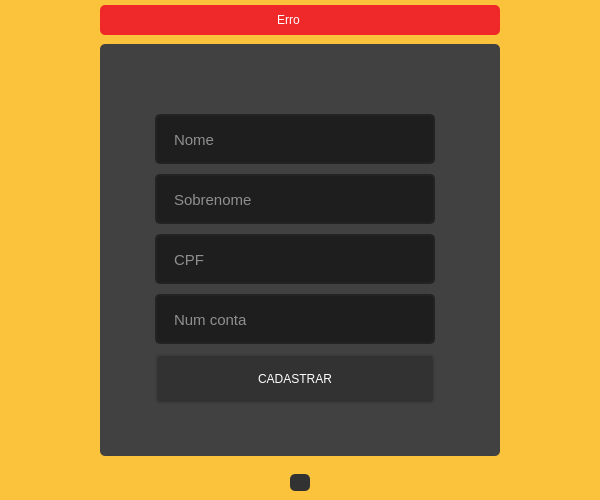
<?xml version="1.0" encoding="UTF-8"?>
<ui version="4.0">
 <class>MainWindow</class>
 <widget class="QMainWindow" name="MainWindow">
  <property name="geometry">
   <rect>
    <x>0</x>
    <y>0</y>
    <width>600</width>
    <height>500</height>
   </rect>
  </property>
  <property name="minimumSize">
   <size>
    <width>600</width>
    <height>500</height>
   </size>
  </property>
  <property name="windowTitle">
   <string>Register</string>
  </property>
  <property name="windowIcon">
   <iconset resource="file_rc.qrc">
    <normaloff>:/Icon/src/img/icon.ico</normaloff>:/Icon/src/img/icon.ico</iconset>
  </property>
  <property name="styleSheet">
   <string notr="true">background-color: rgb(251, 195, 60);</string>
  </property>
  <widget class="QWidget" name="centralwidget">
   <layout class="QVBoxLayout" name="verticalLayout">
    <property name="spacing">
     <number>0</number>
    </property>
    <property name="leftMargin">
     <number>0</number>
    </property>
    <property name="topMargin">
     <number>0</number>
    </property>
    <property name="rightMargin">
     <number>0</number>
    </property>
    <property name="bottomMargin">
     <number>0</number>
    </property>
    <item>
     <widget class="QFrame" name="frame_topbar">
      <property name="maximumSize">
       <size>
        <width>16777215</width>
        <height>35</height>
       </size>
      </property>
      <property name="styleSheet">
       <string notr="true"/>
      </property>
      <property name="frameShape">
       <enum>QFrame::NoFrame</enum>
      </property>
      <property name="frameShadow">
       <enum>QFrame::Raised</enum>
      </property>
      <layout class="QHBoxLayout" name="horizontalLayout_2">
       <property name="spacing">
        <number>0</number>
       </property>
       <property name="leftMargin">
        <number>0</number>
       </property>
       <property name="topMargin">
        <number>5</number>
       </property>
       <property name="rightMargin">
        <number>0</number>
       </property>
       <property name="bottomMargin">
        <number>0</number>
       </property>
       <item>
        <widget class="QFrame" name="frame_erro">
         <property name="maximumSize">
          <size>
           <width>400</width>
           <height>16777215</height>
          </size>
         </property>
         <property name="styleSheet">
          <string notr="true">background-color: rgb(239, 41, 41);
border-radius: 5px;

</string>
         </property>
         <property name="frameShape">
          <enum>QFrame::StyledPanel</enum>
         </property>
         <property name="frameShadow">
          <enum>QFrame::Raised</enum>
         </property>
         <layout class="QHBoxLayout" name="horizontalLayout_3">
          <property name="spacing">
           <number>3</number>
          </property>
          <property name="leftMargin">
           <number>10</number>
          </property>
          <property name="topMargin">
           <number>3</number>
          </property>
          <property name="rightMargin">
           <number>10</number>
          </property>
          <property name="bottomMargin">
           <number>3</number>
          </property>
          <item>
           <widget class="QLabel" name="label_erro">
            <property name="styleSheet">
             <string notr="true">color:white;</string>
            </property>
            <property name="text">
             <string>Erro</string>
            </property>
            <property name="alignment">
             <set>Qt::AlignCenter</set>
            </property>
           </widget>
          </item>
          <item>
           <widget class="QPushButton" name="btn_x">
            <property name="maximumSize">
             <size>
              <width>20</width>
              <height>20</height>
             </size>
            </property>
            <property name="styleSheet">
             <string notr="true">QPushButton{
	border-radius: 5px;
	background-image: url(:/Close_image/src/img/cil-x.png);
	background-position: center;
}

QPushButton:hover{
	color: rgb(238, 238, 236);
	background-color: rgb(50, 50, 50);
}

QPushButton:pressed{
	color: rgb(238, 238, 236);
	background-color: rgb(35, 35, 35);
}</string>
            </property>
            <property name="text">
             <string/>
            </property>
           </widget>
          </item>
         </layout>
        </widget>
       </item>
      </layout>
     </widget>
    </item>
    <item>
     <widget class="QFrame" name="frame_content">
      <property name="styleSheet">
       <string notr="true"/>
      </property>
      <property name="frameShape">
       <enum>QFrame::NoFrame</enum>
      </property>
      <property name="frameShadow">
       <enum>QFrame::Raised</enum>
      </property>
      <layout class="QHBoxLayout" name="horizontalLayout">
       <item>
        <widget class="QFrame" name="frame_center">
         <property name="minimumSize">
          <size>
           <width>0</width>
           <height>0</height>
          </size>
         </property>
         <property name="maximumSize">
          <size>
           <width>400</width>
           <height>500</height>
          </size>
         </property>
         <property name="styleSheet">
          <string notr="true">QFrame{
	background-color: rgb(65, 65, 65);
	border-radius: 5px;
}
</string>
         </property>
         <property name="frameShape">
          <enum>QFrame::NoFrame</enum>
         </property>
         <property name="frameShadow">
          <enum>QFrame::Raised</enum>
         </property>
         <widget class="QLineEdit" name="in_surname">
          <property name="geometry">
           <rect>
            <x>55</x>
            <y>130</y>
            <width>280</width>
            <height>50</height>
           </rect>
          </property>
          <property name="font">
           <font>
            <pointsize>11</pointsize>
           </font>
          </property>
          <property name="styleSheet">
           <string notr="true">QLineEdit{
	background-color: rgb(30,30,30);
	border: 2px solid rgb(35, 35, 35);
	border-radius: 5px;
	padding: 15px;
	color: rgb(255, 255, 255);
}
QLineEdit:hover{
	border: 2px solid rgb(55, 55, 55);
}
QLineEdit:focus{
	border: 2px solid rgb(251, 195, 60);
}


</string>
          </property>
          <property name="maxLength">
           <number>11</number>
          </property>
          <property name="placeholderText">
           <string>Sobrenome</string>
          </property>
         </widget>
         <widget class="QPushButton" name="btn_login">
          <property name="geometry">
           <rect>
            <x>55</x>
            <y>310</y>
            <width>280</width>
            <height>50</height>
           </rect>
          </property>
          <property name="styleSheet">
           <string notr="true">QPushButton{
	background-color: rgb(50, 50, 50);
	border: 2px solid rgb(60,60,60);
	border-radius: 5px;
	color: white;
}
QPushButton:hover{
	background-color: rgb(60, 60, 60);
	border: 2px solid rgb(70,70,70);
	border-radius: 5px;
}

QPushButton:pressed{
	background-color: rgb(251, 195, 60);
	border: 2px solid rgb(255, 165, 24);
	border-radius: 5px;
	color: black;
}
</string>
          </property>
          <property name="text">
           <string>CADASTRAR</string>
          </property>
         </widget>
         <widget class="QLineEdit" name="in_name">
          <property name="geometry">
           <rect>
            <x>55</x>
            <y>70</y>
            <width>280</width>
            <height>50</height>
           </rect>
          </property>
          <property name="font">
           <font>
            <pointsize>11</pointsize>
           </font>
          </property>
          <property name="styleSheet">
           <string notr="true">QLineEdit{
	background-color: rgb(30,30,30);
	border: 2px solid rgb(35, 35, 35);
	border-radius: 5px;
	padding: 15px;
	color: rgb(255, 255, 255);
}
QLineEdit:hover{
	border: 2px solid rgb(55, 55, 55);
}
QLineEdit:focus{
	border: 2px solid rgb(251, 195, 60);
}


</string>
          </property>
          <property name="maxLength">
           <number>11</number>
          </property>
          <property name="placeholderText">
           <string>Nome</string>
          </property>
         </widget>
         <widget class="QLineEdit" name="in_cpf">
          <property name="geometry">
           <rect>
            <x>55</x>
            <y>190</y>
            <width>280</width>
            <height>50</height>
           </rect>
          </property>
          <property name="font">
           <font>
            <pointsize>11</pointsize>
           </font>
          </property>
          <property name="styleSheet">
           <string notr="true">QLineEdit{
	background-color: rgb(30,30,30);
	border: 2px solid rgb(35, 35, 35);
	border-radius: 5px;
	padding: 15px;
	color: rgb(255, 255, 255);
}
QLineEdit:hover{
	border: 2px solid rgb(55, 55, 55);
}
QLineEdit:focus{
	border: 2px solid rgb(251, 195, 60);
}


</string>
          </property>
          <property name="maxLength">
           <number>11</number>
          </property>
          <property name="placeholderText">
           <string>CPF</string>
          </property>
         </widget>
         <widget class="QLineEdit" name="in_cpf_2">
          <property name="geometry">
           <rect>
            <x>55</x>
            <y>250</y>
            <width>280</width>
            <height>50</height>
           </rect>
          </property>
          <property name="font">
           <font>
            <pointsize>11</pointsize>
           </font>
          </property>
          <property name="styleSheet">
           <string notr="true">QLineEdit{
	background-color: rgb(30,30,30);
	border: 2px solid rgb(35, 35, 35);
	border-radius: 5px;
	padding: 15px;
	color: rgb(255, 255, 255);
}
QLineEdit:hover{
	border: 2px solid rgb(55, 55, 55);
}
QLineEdit:focus{
	border: 2px solid rgb(251, 195, 60);
}


</string>
          </property>
          <property name="maxLength">
           <number>11</number>
          </property>
          <property name="placeholderText">
           <string>Num conta</string>
          </property>
         </widget>
         <widget class="QFrame" name="frame_logo">
          <property name="geometry">
           <rect>
            <x>0</x>
            <y>10</y>
            <width>401</width>
            <height>50</height>
           </rect>
          </property>
          <property name="styleSheet">
           <string notr="true">background-image: url(:/Logo_nav/src/img/logo_nav.png);
background-position: center;
background-repeat: no-repeat;
border: 0px;
border-radius: 5px;R</string>
          </property>
          <property name="frameShape">
           <enum>QFrame::StyledPanel</enum>
          </property>
          <property name="frameShadow">
           <enum>QFrame::Raised</enum>
          </property>
         </widget>
        </widget>
       </item>
      </layout>
     </widget>
    </item>
    <item>
     <widget class="QFrame" name="frame_bottom">
      <property name="maximumSize">
       <size>
        <width>16777215</width>
        <height>35</height>
       </size>
      </property>
      <property name="styleSheet">
       <string notr="true"/>
      </property>
      <property name="frameShape">
       <enum>QFrame::NoFrame</enum>
      </property>
      <property name="frameShadow">
       <enum>QFrame::Raised</enum>
      </property>
      <layout class="QHBoxLayout" name="horizontalLayout_4">
       <item>
        <widget class="QPushButton" name="btn_back">
         <property name="maximumSize">
          <size>
           <width>20</width>
           <height>20</height>
          </size>
         </property>
         <property name="styleSheet">
          <string notr="true">QPushButton{
	background-color: rgb(50, 50, 50);
	background-image: url(:/Back_image/src/img/back.png);
	border-radius: 5px;
	background-position: center;
}

QPushButton:hover{
	color: rgb(238, 238, 236);
	background-color: rgb(65, 65, 65);
}

QPushButton:pressed{
	color: rgb(238, 238, 236);
	background-color: rgb(35, 35, 35);
}</string>
         </property>
         <property name="text">
          <string/>
         </property>
        </widget>
       </item>
      </layout>
     </widget>
    </item>
   </layout>
  </widget>
  <widget class="QMenuBar" name="menubar">
   <property name="geometry">
    <rect>
     <x>0</x>
     <y>0</y>
     <width>600</width>
     <height>27</height>
    </rect>
   </property>
  </widget>
 </widget>
 <resources>
  <include location="file_rc.qrc"/>
 </resources>
 <connections/>
</ui>
